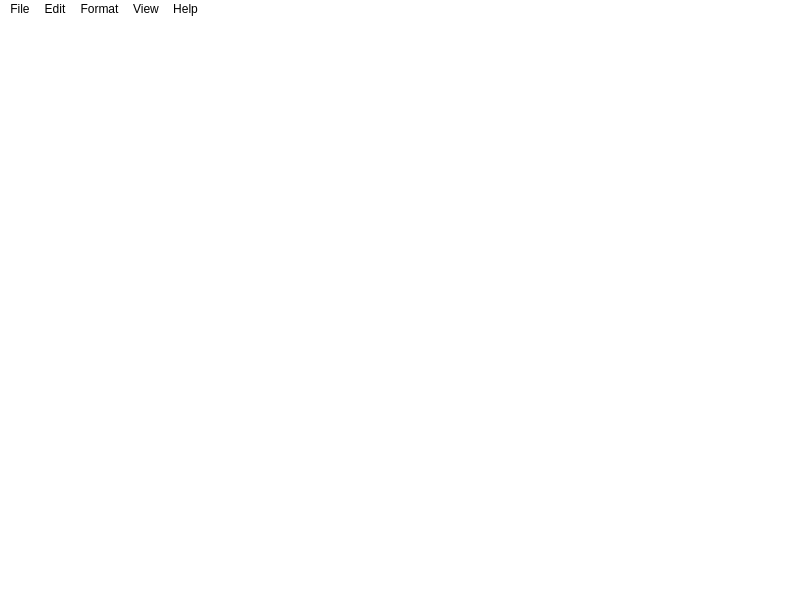
<?xml version="1.0" encoding="UTF-8"?>
<ui version="4.0">
 <class>MainWindow</class>
 <widget class="QMainWindow" name="MainWindow">
  <property name="geometry">
   <rect>
    <x>0</x>
    <y>0</y>
    <width>800</width>
    <height>600</height>
   </rect>
  </property>
  <property name="windowTitle">
   <string>StackEdit</string>
  </property>
  <property name="styleSheet">
   <string notr="true">background-color: rgb(255, 255, 255);</string>
  </property>
  <widget class="QWidget" name="centralwidget">
   <layout class="QVBoxLayout" name="verticalLayout_2">
    <item>
     <layout class="QVBoxLayout" name="verticalLayout">
      <item>
       <widget class="QTextEdit" name="textEditor">
        <property name="styleSheet">
         <string notr="true">border: none;
</string>
        </property>
       </widget>
      </item>
     </layout>
    </item>
   </layout>
  </widget>
  <widget class="QStatusBar" name="statusbar"/>
  <widget class="QMenuBar" name="menuBar">
   <property name="geometry">
    <rect>
     <x>0</x>
     <y>0</y>
     <width>800</width>
     <height>22</height>
    </rect>
   </property>
   <widget class="QMenu" name="menuFile">
    <property name="title">
     <string>File</string>
    </property>
    <addaction name="actionNew"/>
    <addaction name="actionOpen"/>
    <addaction name="separator"/>
    <addaction name="actionSave"/>
    <addaction name="actionSaveAs"/>
    <addaction name="separator"/>
    <addaction name="actionPrint"/>
    <addaction name="separator"/>
    <addaction name="actionExit_2"/>
   </widget>
   <widget class="QMenu" name="menuFormat">
    <property name="title">
     <string>Edit</string>
    </property>
    <addaction name="actionRedo"/>
    <addaction name="actionUndo_2"/>
    <addaction name="separator"/>
    <addaction name="actionCut_2"/>
    <addaction name="actionCopy_2"/>
    <addaction name="actionPaste_2"/>
    <addaction name="separator"/>
    <addaction name="actionFind"/>
    <addaction name="actionFind_Sensitive"/>
    <addaction name="actionClear"/>
    <addaction name="actionSelect_All"/>
   </widget>
   <widget class="QMenu" name="menuView">
    <property name="title">
     <string>Format</string>
    </property>
    <addaction name="actionWord_count"/>
    <addaction name="actionFont"/>
   </widget>
   <widget class="QMenu" name="menuHelp">
    <property name="title">
     <string>View</string>
    </property>
    <widget class="QMenu" name="menuZoom">
     <property name="title">
      <string>Zoom</string>
     </property>
     <addaction name="separator"/>
     <addaction name="actionZoom_in"/>
     <addaction name="actionZoom_out"/>
    </widget>
    <addaction name="menuZoom"/>
    <addaction name="actionSend_Feedback"/>
   </widget>
   <widget class="QMenu" name="menuHelp_2">
    <property name="title">
     <string>Help</string>
    </property>
    <addaction name="actionView_Feedback"/>
    <addaction name="actionGetFeedback"/>
    <addaction name="actionAbout_Text_Edit"/>
   </widget>
   <addaction name="menuFile"/>
   <addaction name="menuFormat"/>
   <addaction name="menuView"/>
   <addaction name="menuHelp"/>
   <addaction name="menuHelp_2"/>
  </widget>
  <action name="actionHelps">
   <property name="text">
    <string>Helps</string>
   </property>
  </action>
  <action name="actionNew">
   <property name="text">
    <string>New                                    Ctrl + N</string>
   </property>
  </action>
  <action name="actionNew_Window">
   <property name="text">
    <string>New Window</string>
   </property>
  </action>
  <action name="actionOpen">
   <property name="text">
    <string>Open                                  Ctrl + O</string>
   </property>
  </action>
  <action name="actionSave">
   <property name="text">
    <string>Save                                   Ctrl + S</string>
   </property>
   <property name="menuRole">
    <enum>QAction::MenuRole::ApplicationSpecificRole</enum>
   </property>
  </action>
  <action name="actionSaveAs">
   <property name="text">
    <string>Save As                             Ctrl + Shift + S</string>
   </property>
  </action>
  <action name="actionSend_Feedback">
   <property name="text">
    <string>Status Bar</string>
   </property>
  </action>
  <action name="actionAbout_TextEdit">
   <property name="text">
    <string>About TextEdit</string>
   </property>
  </action>
  <action name="actionExit">
   <property name="checkable">
    <bool>false</bool>
   </property>
   <property name="text">
    <string>Exit</string>
   </property>
   <property name="menuRole">
    <enum>QAction::MenuRole::QuitRole</enum>
   </property>
  </action>
  <action name="actionCut">
   <property name="text">
    <string>Cut</string>
   </property>
  </action>
  <action name="actionCopy">
   <property name="text">
    <string>Copy</string>
   </property>
  </action>
  <action name="actionPaste">
   <property name="text">
    <string>Paste</string>
   </property>
  </action>
  <action name="actionDelete">
   <property name="text">
    <string>Delete</string>
   </property>
  </action>
  <action name="actionView_Feedback">
   <property name="text">
    <string>View Help</string>
   </property>
  </action>
  <action name="actionGetFeedback">
   <property name="text">
    <string>Get Feedback</string>
   </property>
  </action>
  <action name="actionAbout_Text_Edit">
   <property name="text">
    <string>About Text Edit</string>
   </property>
  </action>
  <action name="actionZoom_in">
   <property name="text">
    <string>Zoom in</string>
   </property>
  </action>
  <action name="actionZoom_out">
   <property name="text">
    <string>Zoom out</string>
   </property>
  </action>
  <action name="actionRestore_default_zoom">
   <property name="text">
    <string>Restore default zoom</string>
   </property>
  </action>
  <action name="actionUndo_2">
   <property name="text">
    <string>Undo                                           Ctrl + Z</string>
   </property>
  </action>
  <action name="actionCut_2">
   <property name="text">
    <string>Cut                                              Ctrl + X</string>
   </property>
  </action>
  <action name="actionCopy_2">
   <property name="text">
    <string>Copy                                           Ctrl + C</string>
   </property>
  </action>
  <action name="actionPaste_2">
   <property name="text">
    <string>Paste                                           Ctrl + V</string>
   </property>
  </action>
  <action name="actionDelete_2">
   <property name="text">
    <string>Delete</string>
   </property>
  </action>
  <action name="actionPrint">
   <property name="text">
    <string>Print                                  Ctrl + P</string>
   </property>
  </action>
  <action name="actionExit_2">
   <property name="text">
    <string>Exit                                    Ctrl + Q</string>
   </property>
  </action>
  <action name="actionWord_count">
   <property name="text">
    <string>Word count</string>
   </property>
  </action>
  <action name="actionFont">
   <property name="text">
    <string>Font                    Alt + F</string>
   </property>
  </action>
  <action name="actionRedo">
   <property name="text">
    <string>Redo                                            Ctrl + Y</string>
   </property>
  </action>
  <action name="actionFind">
   <property name="text">
    <string>Find                                            Ctrl + F</string>
   </property>
  </action>
  <action name="actionClear">
   <property name="text">
    <string>Clear                                          Ctrl + Shift + C</string>
   </property>
  </action>
  <action name="actionSelect_All">
   <property name="text">
    <string>Select All                                   Ctrl + L</string>
   </property>
  </action>
  <action name="actionFind_Sensitive">
   <property name="text">
    <string>Find Sensitive                           Ctrl + F + S</string>
   </property>
  </action>
 </widget>
 <resources/>
 <connections/>
</ui>
